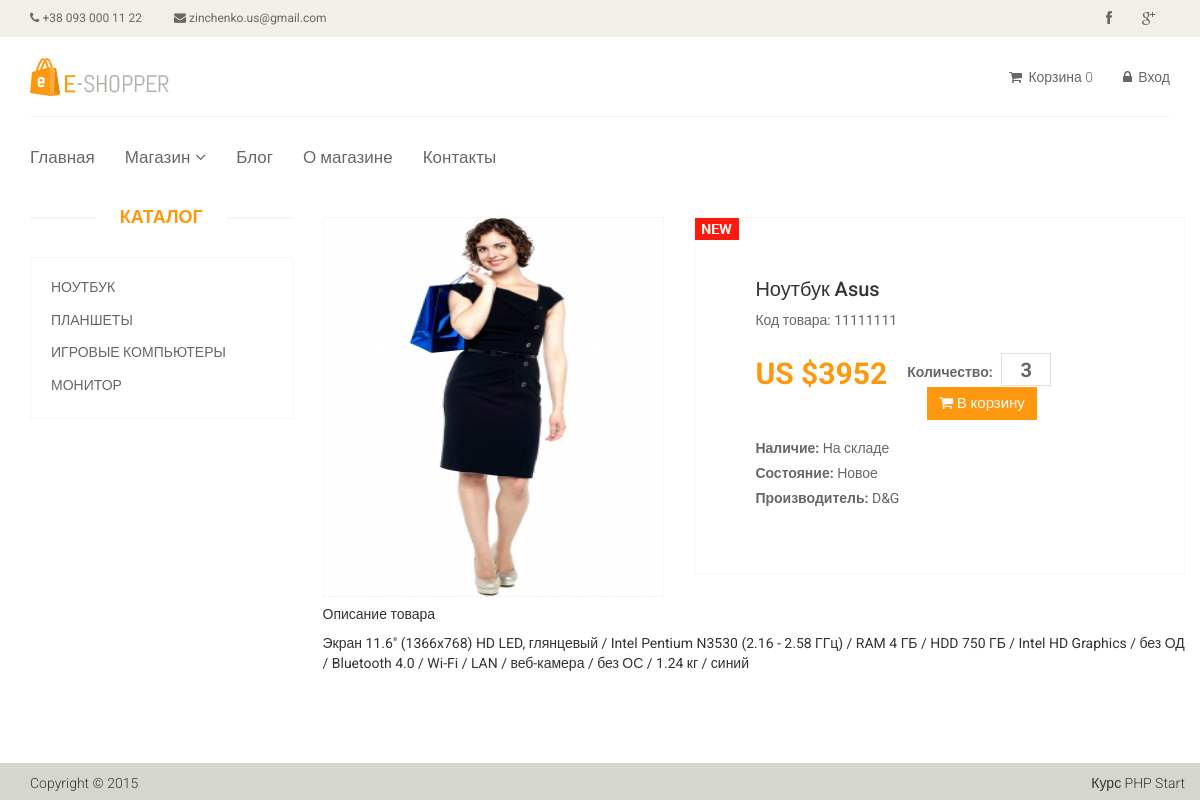
/product/34, run on the app's committed database.
### tables this page shows
CREATE TABLE `product` (
  `id` int(11) NOT NULL,
  `name` varchar(255) NOT NULL,
  `category_id` int(11) NOT NULL,
  `code` int(11) NOT NULL,
  `price` float NOT NULL,
  `availability` int(11) NOT NULL,
  `brand` varchar(255) NOT NULL,
  `description` text NOT NULL,
  `is_new` int(11) NOT NULL DEFAULT 0,
  `is_recommended` int(11) NOT NULL DEFAULT 0,
  `status` int(11) NOT NULL DEFAULT 1
);

CREATE TABLE `category` (
  `id` int(11) NOT NULL,
  `name` varchar(255) NOT NULL,
  `sort_order` int(11) NOT NULL DEFAULT 0,
  `status` int(11) NOT NULL DEFAULT 1
);

### config/routes.php (called while the page is built)
<?php
return array(
    'cart/add/([0-9]+)' => 'cart/add/$1',
    'cart/addAjax/([0-9]+)' => 'cart/addAjax/$1',
    'recommendProducts' => 'cart/getRecommendProducts',
    'cart/checkout' => 'cart/checkout',
    'cart/delete/([0-9]+)' => 'cart/delete/$1',
    'cart' => 'cart/index',
    'user/register' => 'user/register',
    'user/login' => 'user/login',
    'user/logout' => 'user/logout',
    'news/([0-9]+)' => 'news/view/$1',
    'news' => 'news/index',
    'catalog' => 'catalog/index',
    'category/([0-9]+)/page-([0-9]+)' => 'catalog/Category/$1/$2',
    'category/([0-9]+)' => 'catalog/Category/$1',
    'blog' => 'blog/index',
    'blog/([0-9]+)' => 'catalog/view/$1',
    'product/([0-9]+)' => 'product/view/$1',
    'cabinet/edit' => 'cabinet/edit',
    'admin/product/update/([0-9]+)' => 'adminProduct/update/$1',
    'admin/product/create' => 'adminProduct/create',
    'admin/product/delete/([0-9]+)' => 'adminProduct/delete/$1',
    'admin/product' => 'adminProduct/index',
    'admin/category/create' => 'adminCategory/create',
    'admin/category/update/([0-9]+)' => 'adminCategory/update/$1',
    'admin/category/delete/([0-9]+)' => 'adminCategory/delete/$1',
    'admin/category' => 'adminCategory/index',
    'admin/order/update/([0-9]+)' => 'adminOrder/update/$1',
    'admin/order/delete/([0-9]+)' => 'adminOrder/delete/$1',
    'admin/order/view/([0-9]+)' => 'adminOrder/view/$1',
    'admin/order' => 'adminOrder/index',
    'admin' => 'admin/index',
    'cabinet' => 'cabinet/index',
    '' => 'site/index',
);

### controllers/ProductController.php (called while the page is built, shortened)
<?php
class ProductController {
    public function actionView($id) {
        $productItem = Product::getProductById($id);
        $categoryList = array();
        $categoryList = Category::getCategoryList();
        require_once ROOT . '/views/product/view.php';
        return true;
    }
}

### index.php (called while the page is built, shortened)
<?php
require_once ROOT . '/components/Autoload.php';
$router = new Router();
$router->run();

### components/Autoload.php (called while the page is built, shortened)
<?php
spl_autoload_register(function ($class_name) {
    $array_paths = array(
        '/models/',
        '/components/',
    );
    foreach ($array_paths as $path) {
        $path = ROOT . $path . $class_name . '.php';
    }
});

### components/Cart.php (called while the page is built, shortened)
<?php
class Cart
{
    public static function countItems()
    {
        if (isset($_SESSION['products'])) {
            $count = 0;
            foreach ($_SESSION['products'] as $id => $quantity) {
                $count = $count + $quantity;
            }
            return $count;
        } else {
            return 0;
        }
    }
}

### models/User.php (called while the page is built, shortened)
<?php
class User
{
    public static function isGuest()
    {
        if (isset($_SESSION['user'])) {
            return false;
        } else {
            return true;
        }
    }
}

### models/Category.php (called while the page is built, shortened)
<?php
class Category
{
    public static function getCategoryList()
    {
        $db = Db::getConnection();
        $result = $db->query('SELECT * FROM category ORDER BY sort_order ASC');
        $i = 0;
        while ($row = $result->fetch()) {
            $categoryList[$i]['id'] = $row['id'];
            $categoryList[$i]['sort_order'] = $row['sort_order'];
            $categoryList[$i]['status'] = $row['status'];
            $categoryList[$i]['name'] = $row['name'];
            $i++;
        }
        return $categoryList;
    }
}

### models/Product.php (called while the page is built, shortened)
<?php
class Product
{
    public static function getProductById($id)
    {
        $id = intval($id);
        if ($id) {
            $db = Db::getConnection();
            $result = $db->query('SELECT * FROM product WHERE id=' . $id);
            $result->setFetchMode(PDO::FETCH_ASSOC);
            return $result->fetch();
        }
    }
}

### views/product/view.php (the view)
<?php require_once ROOT . '/views/layouts/header.php';?>
        <section>
            <div class="container">
                <div class="row">
                    <div class="col-sm-3">
                        <div class="left-sidebar">
                            <h2>Каталог</h2>
                            <div class="panel-group category-products" id="accordian">
                            <?php foreach ($categoryList as $categoryItem): ?>
                                <div class="panel panel-default">
                                    <div class="panel-heading">
                                        <h4 class="panel-title">
                                            <a href="/category/<?php echo $categoryItem['id'];?>">
                                            <?php echo $categoryItem['name']; ?>
                                            </a>
                                        </h4>
                                    </div>
                                </div>
                            <?php endforeach;?>
                            </div>
                        </div>
                    </div>
                    <div class="col-sm-9 padding-right">
                        <div class="product-details">
                            <div class="row">
                                <div class="col-sm-5">
                                    <div class="view-product">
                                        <img src="/template/images/product-details/1.jpg" alt="" />
                                    </div>
                                </div>
                                <div class="col-sm-7">
                                    <div class="product-information">
                                        <img src="/template/images/product-details/new.jpg" class="newarrival" alt="" />
                                        <h2><?= $productItem['name'] ?></h2>
                                        <p>Код товара: <?php echo $productItem['code'];?></p>
                                        <span>
                                            <span>US $<?php echo $productItem['price'];?></span>
                                            <label>Количество:</label>
                                            <input type="text" value="3" />
                                            <button type="button" class="btn btn-fefault cart">
                                                <i class="fa fa-shopping-cart"></i>
                                                В корзину
                                            </button>
                                        </span>
                                        <p><b>Наличие:</b> На складе</p>
                                        <p><b>Состояние:</b> Новое</p>
                                        <p><b>Производитель:</b> D&amp;G</p>
                                    </div>
                                </div>
                            </div>
                            <div class="row">
                                <div class="col-sm-12">
                                    <h5>Описание товара</h5>
                                    <p><?php echo $productItem['description'];?></p>
                                </div>
                            </div>
                        </div>
                    </div>
                </div>
            </div>
        </section>
        <br/>
        <br/>
        <?php require_once ROOT . '/views/layouts/footer.php';?>

### components/Router.php (shortened to what this page needs)
<?php
class Router
{
    private $routes;
    public function __construct()
    {
        $routesPath = ROOT . '/config/routes.php';
        $this->routes = include $routesPath;
    }
    private function getURI()
    {
        if (!empty($_SERVER['REQUEST_URI'])) {
            return trim($_SERVER['REQUEST_URI'], '/');
        }
    }
    public function run()
    {
        $uri = $this->getURI();
        foreach ($this->routes as $uriPattern => $path) {
            if (preg_match("~$uriPattern~", $uri)) {
                $internalRoute = preg_replace("~$uriPattern~", $path, $uri);
                $segments = explode('/', $internalRoute);
                $controllerName = array_shift($segments) . 'Controller';
                $actionName = 'action' . ucfirst(array_shift($segments));
                $controllerObject = new $controllerName;
                $result = call_user_func_array(array($controllerObject, $actionName), $segments);
                if ($result != null) {
                    break;
                }
            }
        }
    }
}

### views/layouts/header.php (shortened to what this page needs)
<!DOCTYPE html>
<html lang="en">
    <head>
        <link href="/template/css/bootstrap.min.css" rel="stylesheet">
        <link href="/template/css/font-awesome.min.css" rel="stylesheet">
        <link href="/template/css/prettyPhoto.css" rel="stylesheet">
        <link href="/template/css/price-range.css" rel="stylesheet">
        <link href="/template/css/animate.css" rel="stylesheet">
        <link href="/template/css/main.css" rel="stylesheet">
        <link href="/template/css/responsive.css" rel="stylesheet">
        <link href="/template/css/my-style.css" rel="stylesheet">
    </head>
    <body>
        <header id="header">
            <div class="header_top">
                <div class="container">
                    <div class="row">
                        <div class="col-sm-6">
                            <div class="contactinfo">
                                <ul class="nav nav-pills">
                                    <li><a href="#"><i class="fa fa-phone"></i> +38 093 000 11 22</a></li>
                                    <li><a href="#"><i class="fa fa-envelope"></i> zinchenko.us@gmail.com</a></li>
                                </ul>
                            </div>
                        </div>
                        <div class="col-sm-6">
                            <div class="social-icons pull-right">
                                <ul class="nav navbar-nav">
                                    <li><a href="#"><i class="fa fa-facebook"></i></a></li>
                                    <li><a href="#"><i class="fa fa-google-plus"></i></a></li>
                                </ul>
                            </div>
                        </div>
                    </div>
                </div>
            </div>
            <div class="header-middle">
                <div class="container">
                    <div class="row">
                        <div class="col-sm-4">
                            <div class="logo pull-left">
                                <a href="index.html"><img src="/template/images/home/logo.png" alt="" /></a>
                            </div>
                        </div>
                        <div class="col-sm-8">
                            <div class="shop-menu pull-right">
                                <ul class="nav navbar-nav">
                                    <li><a href="/cart"><i class="fa fa-shopping-cart"></i> Корзина
                                    <span class="count"><?php echo Cart::countItems(); ?></span>
                                    </a></li>
                                    <?php if (User::isGuest()): ?>
                                    <li><a href="/user/login/"><i class="fa fa-lock"></i> Вход</a></li>
                                    <?php else: ?>
                                    <li><a href="/cabinet/"><i class="fa fa-user"></i> Аккаунт</a></li>
                                    <li><a href="/user/logout/"><i class="fa fa-unlock"></i> Выход</a></li>
                                    <?php endif;?>
                                </ul>
                            </div>
                        </div>
                    </div>
                </div>
            </div>
            <div class="header-bottom">
                <div class="container">
                    <div class="row">
                        <div class="col-sm-12">
                            <div class="mainmenu pull-left">
                                <ul class="nav navbar-nav collapse navbar-collapse">
                                    <li><a href="#">Главная</a></li>
                                    <li class="dropdown"><a href="#">Магазин<i class="fa fa-angle-down"></i></a>
                                    </li>
                                    <li><a href="#">Блог</a></li>
                                    <li><a href="#">О магазине</a></li>
                                    <li><a href="#">Контакты</a></li>
                                </ul>
                            </div>
                        </div>
                    </div>
                </div>
            </div>
        </header>

### views/layouts/footer.php (shortened to what this page needs)
<footer id="footer">
            <div class="footer-bottom">
                <div class="container">
                    <div class="row">
                        <p class="pull-left">Copyright © 2015</p>
                        <p class="pull-right">Курс PHP Start</p>
                    </div>
                </div>
            </div>
        </footer>
    </body>
</html>

### data on the page
product: name "Ноутбук Asus", code "11111111", price "3952", description "Экран 11.6\" (1366x768) HD LED, глянцевый / Intel Pentium N3530 (2.16 - 2.58 ГГц) / RAM 4 ГБ / HDD 750 ГБ / Intel HD Graphics / без ОД / Bluetooth 4.0 / Wi-Fi / LAN / веб-камера / без ОС / 1.24 кг / синий"
category: name "НОУТБУК"
category: name "ПЛАНШЕТЫ"
category: name "ИГРОВЫЕ КОМПЬЮТЕРЫ"
category: name "МОНИТОР"
